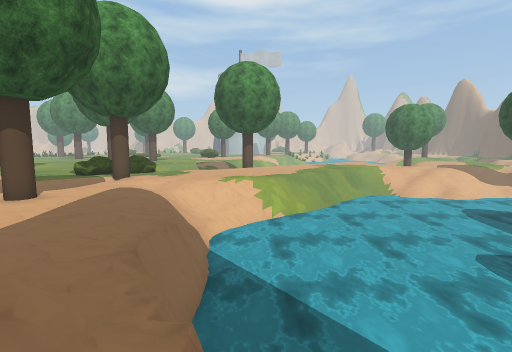
View 1 (above)

17 first-person views from a walk through a 3-D level made in the Unity game engine. The camera is 1.4 m above the floor, tilts 6° down and sees 85° across. The floor is counted in squares, 1 m on a side. Each view is taken from the middle of a square. On the plan, view 1 faces up. The plan holds only what a view shows up to about 14 squares ahead; the rest is blank. The place goes on beyond the plan. Some trees and plants on the terrain are drawn as simple stand-ins. The player is left out. Some surface patterns are stand-ins.

View 2
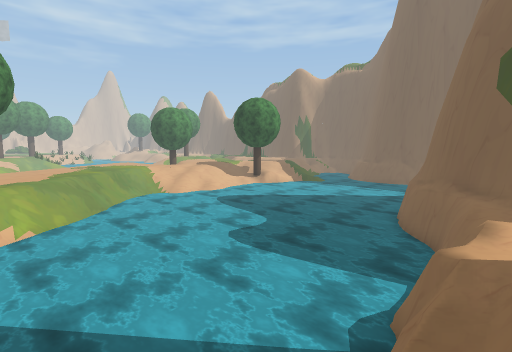

View 3
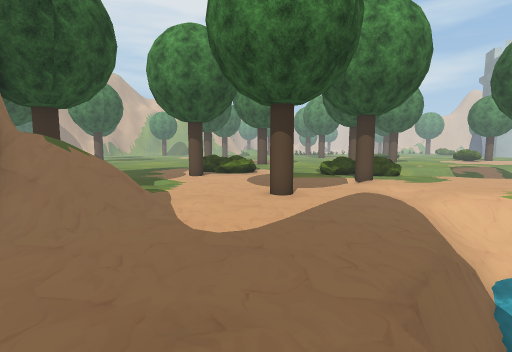

View 4
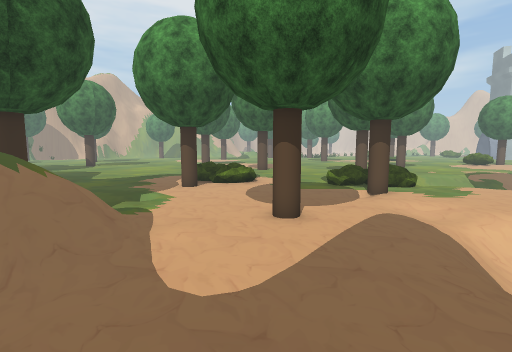

View 5
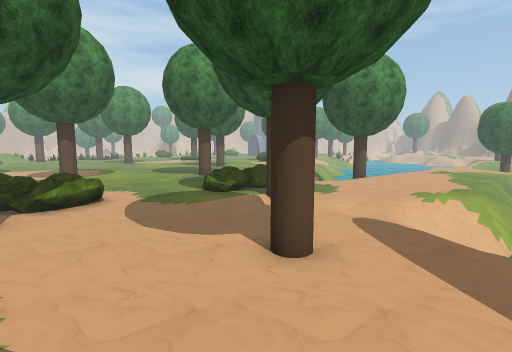

View 6
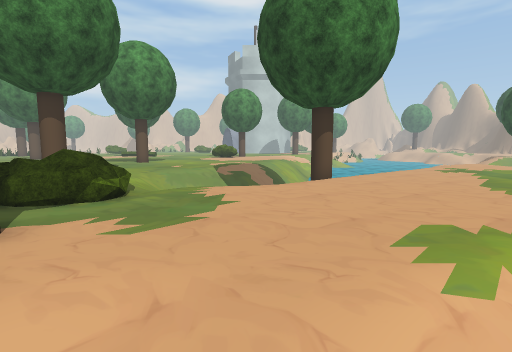

View 7
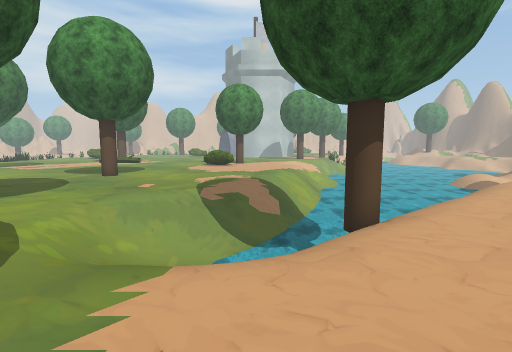

View 8
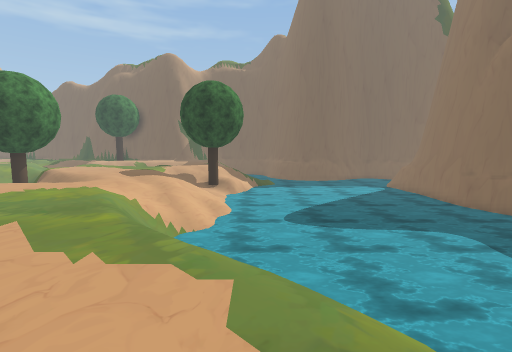

View 9
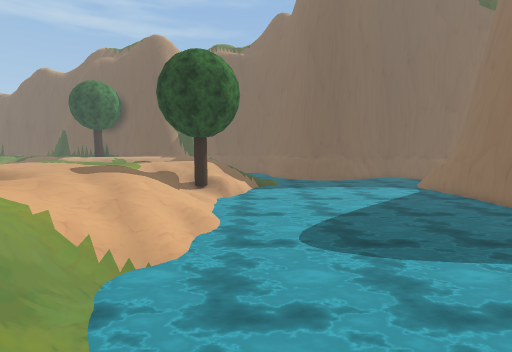

View 10
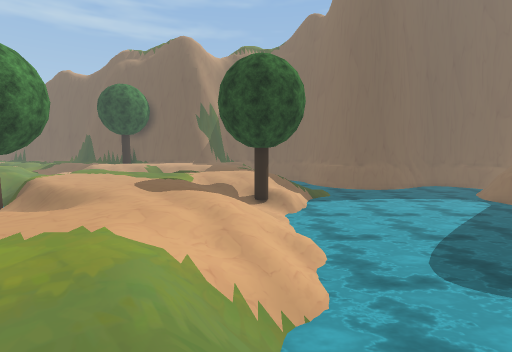

View 11
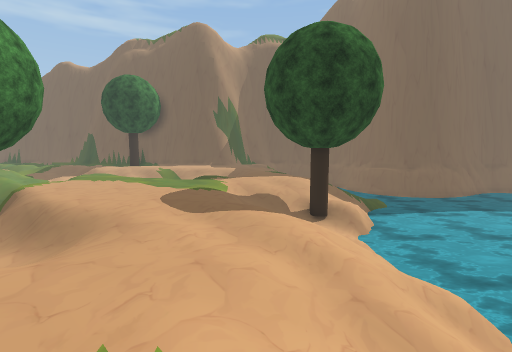

View 12
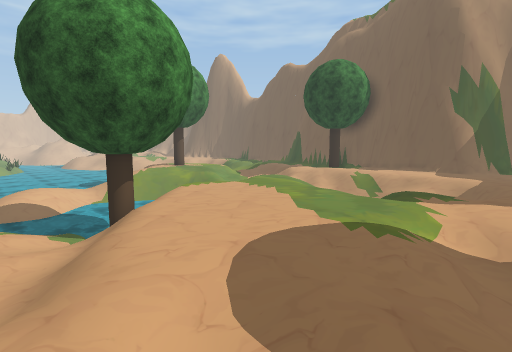

View 13
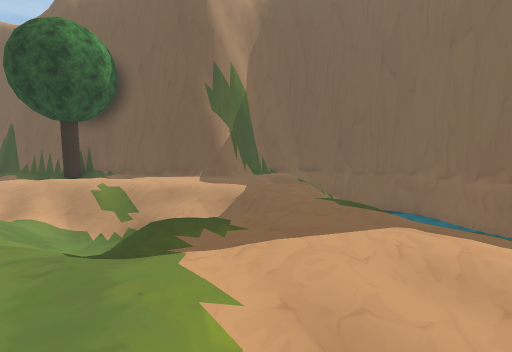

View 14
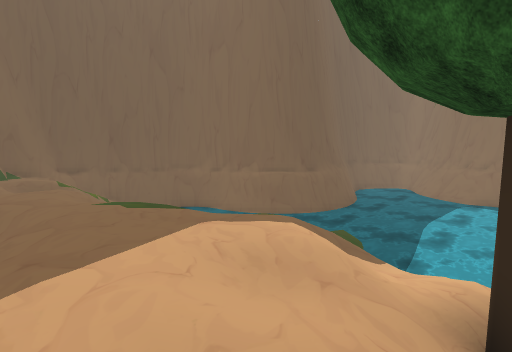

View 15
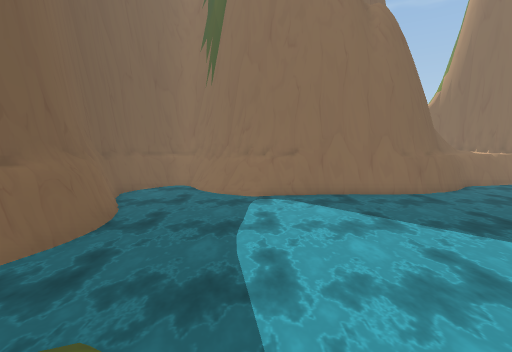

View 16
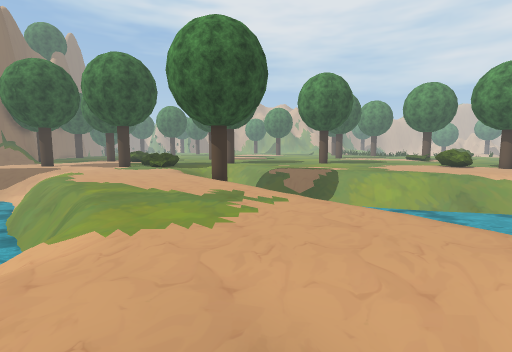

View 17
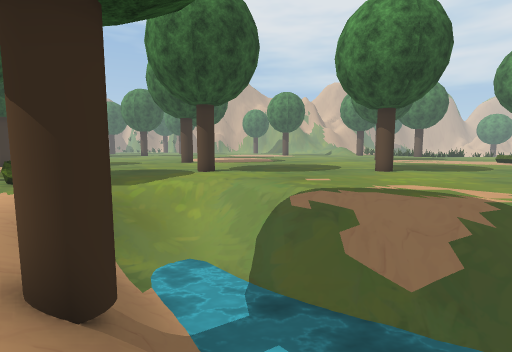

### Floor plan
Key: @ floor where view 1 was taken; # wall or solid block; . main floor; - floor 0.25 m lower than the main floor; _ floor 0.5 m lower than the main floor; < floor 0.75 m lower than the main floor; ( floor 1.25 m lower than the main floor; ! floor 1.5 m lower than the main floor; / step, stairs or slope; = window, fence, low wall or low ledge; ~ water the walk can cross; ≈ water the walk keeps out of; v drop or lower ground; B bush; T tree; O other object.
Columns run from 17 left of view 1 to 30 right of it. Each row starts with its distance up from view 1.
 30      .......    //~~~~        ~~~             =#
 29      ........   //~~           /~         //. T#
 28   .....T.......///~  ~~      ///TTv  //  //.. T#
 27   .....T.......//~~ ~~~      // TT../../ ///./.#
 26    ...........///~~~~~   /.  ////.....//////./##
 25     ..........//~~ ~~  //... ///....../////../#
 24      ........///~~    //....///......///(//../#
 23      .......///~~~   /......///....../  ///..=#
 22      ......////~~  //.......//.......// ///..##
 21      .....////~~////...................////..=#
 20        T..////!/TT...........--.////...///....#
 19      .....///////........////-./////......./=_
 18 T    ....../////......./=/////// ///..../    -
 17 TT ......../........../==////// //T//.//     <#
 16    .......BO........./=!~~/////////////       #
 15     ....BBBB........//≈~~~~~~≈~~~≈≈///       ≈#
 14     ....BB.........//≈~~~~~~~~~~~~≈≈≈/     ≈≈##
 13      .....TT....../=≈~~~~~~~~~~~~~~~≈≈/   ≈###
 12      /..../.....//==~~~~~~~~~~~~~~~~≈≈~~≈####
 11      /.......-///=≈~~~~~~~~~~~~~~~~≈≈≈~~≈##
 10    B/B.......////~~~~~~~~~~~~~~~~~~≈≈≈~≈##
  9    .T.........//~~~~~~~~~~~~~~~~~~≈≈≈≈≈≈##
  8   ..T.....TT..//~~~~~~~~~~~~~~~~~~≈≈≈≈≈≈##
  7  ..........T...=≈~~~~~~~~~~~~~~~~≈≈≈≈≈≈≈##
  6 ...../........./≈~~~~~~~~~~~~~~~≈≈≈≈≈≈≈≈≈#
  5 ...../........./≈~~~~~~~~~~~~~~~≈≈≈≈≈≈≈≈≈##
  4         ///.....≈~~~~~~~~~~~~#########≈≈≈≈#
  3     TT  ///.....=  ~~~~~~~~≈##      ###≈≈##
  2       #=///....//≈  ~~~~~~###         ##≈##
  1       ####/.... .   #######            ###
  0                  @  #

Positions as (right, up) in squares from view 1, and headings:
1: (0, 0), facing up
2: (0, 0), facing up-right
3: (-1, 1), facing up-left
4: (-2, 2), facing up-left
5: (-7, 3), facing up
6: (-3, 10), facing up
7: (-3, 14), facing up
8: (-1, 14), facing right
9: (3, 14), facing right
10: (4, 17), facing right
11: (7, 19), facing right
12: (12, 19), facing up-right
13: (16, 20), facing right
14: (17, 20), facing down-right
15: (19, 15), facing down
16: (13, 22), facing left
17: (2, 22), facing left
